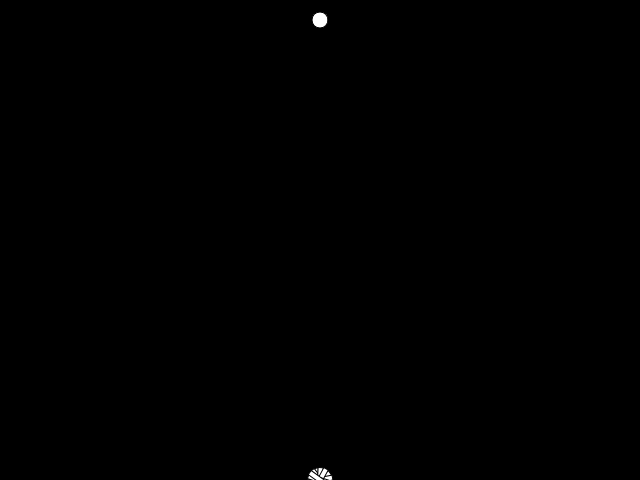
Frame 1 (no input)
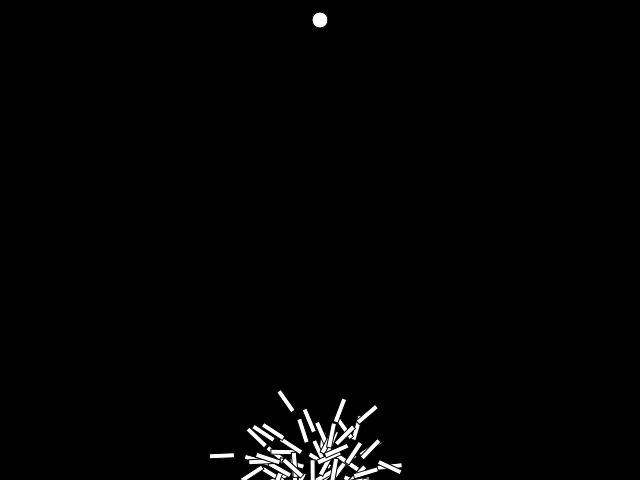
Frame 60 (no input)
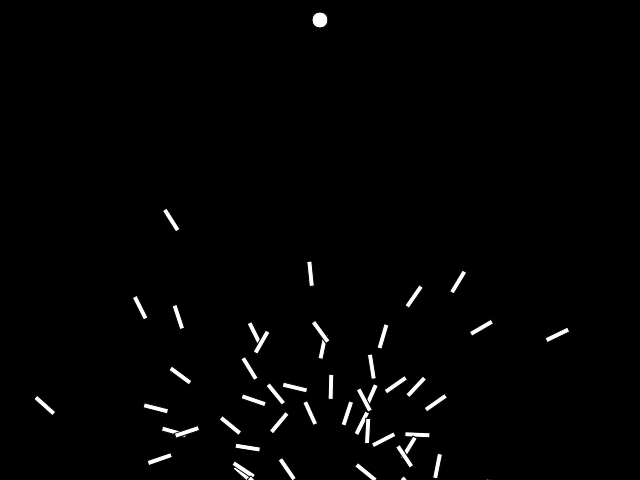
Frame 120 (the mouse pressed at the canvas centre since frame 60)

The p5.js sketch that drew these frames (run headless with seeded random() and noise() and a simulated clock; from frame 60 on, the mouse is pressed at the canvas centre):

// p5.js sketch
// ── sketch.js
let p;
let lifespan = 200;
let lifeP;
let count = 0;
let target;

function setup()
{
    lifeP = createP();
    createCanvas(640, 480);
    p = new Population();
    target = createVector(width / 2, 20);
}



function draw()
{
    background(0);
    p.run();
    lifeP.html(count);

    count++;
    if (count == lifespan)
    {
        p.evaluate();
        p.selection();
        count = 0;
    }

    ellipse(target.x, target.y, 16);
}
// ── DNA.js


class DNA
{
    constructor()
    {
        this.genes = [];
        for (let i = 0; i < lifespan; i++)
        {
            this.genes.push(p5.Vector.random2D());
            this.genes[i].setMag(0.2);
        }
    }

    crossover(p)
    {
        let newDNA = new DNA();
        let mid = floor(random(this.genes.length));
        for (let i = 0; i < this.genes.length; i++)
        {
            if (i > mid)
                newDNA.genes[i] = this.genes[i];
            else
                newDNA.genes[i] = p.genes[i];
        }
        return newDNA;
    }
}
// ── Population.js

class Population
{
    constructor()
    {
        this.rockets = [];
        this.popsize = 100;
        for (let i = 0; i < this.popsize; i++)
        {
            this.rockets.push(new Rocket());
        }
        this.matingPool = [];
    }

    run()
    {
        for (let i = 0; i < this.popsize; i++)
        {
            this.rockets[i].update();
            this.rockets[i].show();
        }
    }

    evaluate()
    {
        let rocket;
        let maxFit = 0;
        for (rocket of this.rockets)
        {
            rocket.calcFitness();
            if (rocket.fitness > maxFit)
                maxFit = rocket.fitness;
        }

        for (rocket of this.rockets)
        {
            rocket.fitness /= maxFit;
        }

        this.matingPool = [];

        for (rocket of this.rockets)
        {
            let n = rocket.fitness * 100;
            for (let i = 0; i < n; i++)
            {
                this.matingPool.push(rocket);
            }
        }
    }

    selection()
    {
        let newRockets = [];
        for (let i = 0; i < this.rockets.length; i++)
        {
            let p1 = random(this.matingPool).dna;
            let p2 = random(this.matingPool).dna;
            var child = p1.crossover(p2);
            newRockets.push(new Rocket(child));
        }
        this.rockets = newRockets;
    }


}
// ── Rocket.js

class Rocket
{
    constructor(dna)
    {
        this.pos = createVector(width / 2, height);
        this.vel = createVector();
        this.acc = createVector();
        if (dna)
            this.dna = dna;
        else
            this.dna = new DNA();
        this.fitness = 0;
        this.reachedDest = false;
    }

    show()
    {
        push();
        translate(this.pos.x, this.pos.y);
        rotate(this.vel.heading());
        rectMode(CENTER);
        rect(0, 0, 25, 5);
        pop();
    }

    applyForce(force)
    {
        this.acc.add(force);
    }

    update()
    {
        if (this.pos.x >= target.x - 10 && this.pos.x <= target.x + 10 &&
            this.pos.y >= target.y - 10 && this.pos.y <= target.y + 10)
        {
            this.reachedDest = true;
        }
        else
        {
            this.applyForce(this.dna.genes[count]);
            this.vel.add(this.acc);
            this.pos.add(this.vel);
            this.acc.mult(0);
        }
    }

    calcFitness()
    {
        if (!this.reachedDest)
        {
            let d = dist(this.pos.x, this.pos.y, target.x, target.y);
            this.fitness = 1.0 / d;
        }
        else
            this.fitness = 100;
    }

}
// ── obstacle.js


class Obstacle
{
    constructor(x, y, w, h)
    {
        this.x = x;
        this.y = y;
        this.w = w;
        this.h = h;
    }
    show()
    {
        fill(255);
        rect(this.x, this.y, this.w, this.h);
    }
}
